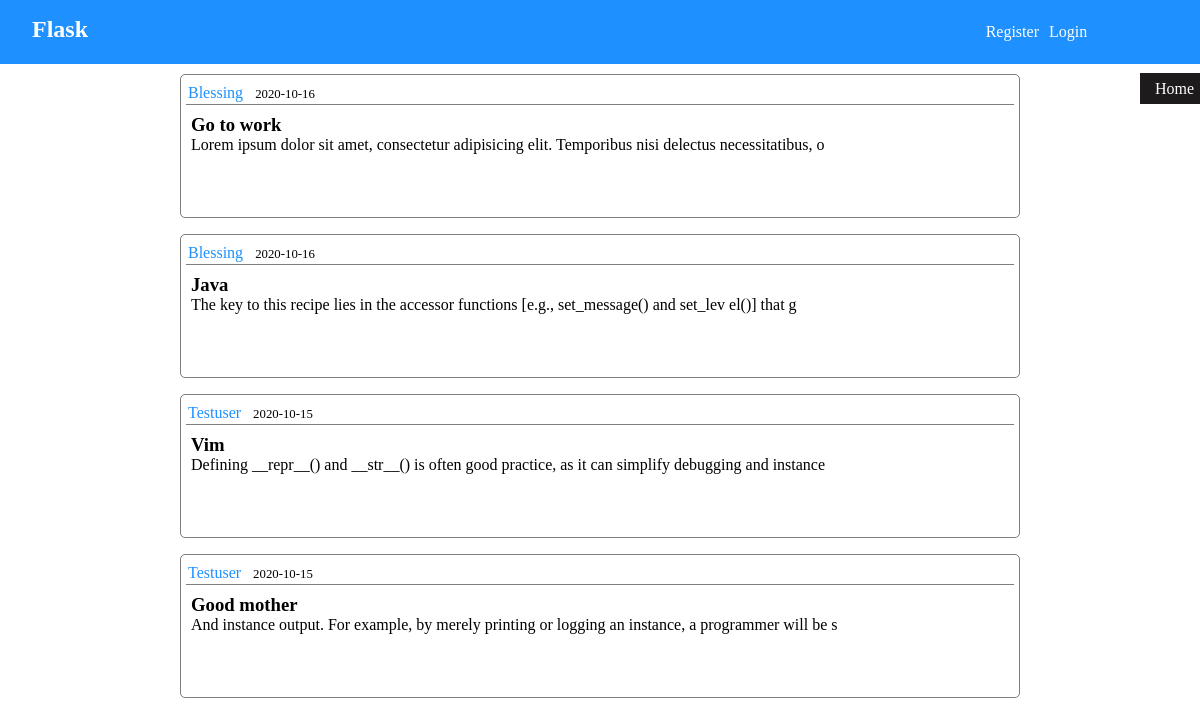
The page /home on the database its author committed.
### flask1/models.py (models this page shows, shortened)
class Post(db.Model):
    id = db.Column(db.Integer, primary_key = True)
    title = db.Column(db.String(40), nullable = False )
    content = db.Column(db.Text, nullable = False )
    date_posted = db.Column(db.DateTime, nullable = False, default = datetime.utcnow)
    user_id = db.Column(db.Integer, db.ForeignKey('user.id'), nullable = False )

class User(db.Model, UserMixin):
    id = db.Column(db.Integer, primary_key = True)
    username = db.Column(db.String(30), unique = True, nullable = False)
    email = db.Column(db.String(30), unique = True, nullable = False)
    password = db.Column(db.String(30), nullable = False )
    post = db.relationship('Post', backref = 'writer', lazy = True)
    def __str__(self):
        return f'{self.username}'

### flask1/blog.py (the view)
@blog.route('/home', methods = ['GET'])
def home_page():
    posts = Post.query.order_by(models.Post.date_posted.desc()).all()
    return render_template('post/article.html', posts = posts)

### flask1/auth.py (called while the page is built)
@current_app.before_request
def before_request():
    user_id = session.get('user_id')
    if not user_id:
        g.user = None
    else:
        g.user = User.query.get(user_id)

### flask1/Templates/post/article.html (shortened to what this page needs)
{% extends 'base.html'%}  {% block style %}
<link rel="stylesheet" href="{{url_for('static', filename = 'article.css')}}"> {% endblock %} {% block content%}
<div class="contain">
    <div class="wrapper">
        {% for post in posts %}
        <div class="post">
            <div class="top">
                <a href="{{url_for('blog.author_post', author = post.writer)}}">
                    {{post.writer}}
                </a>
                <span> {{post.date_posted.strftime('%Y-%m-%d')}}</span>
            </div>
            <a href="{{url_for('blog.detail_page',id =  post.id )}}">
                <div class="bottom">
                    <h3>{{post.title}}</h3>
                    <p>{{post.content[:100]}}</p>
                </div>
            </a>
        </div>
        {% endfor %}
    </div>
</div>
{% endblock %}

### flask1/Templates/base.html (shortened to what this page needs)
<!DOCTYPE html>
<html lang="en">
<head>
    <link rel="stylesheet" href="{{url_for('static', filename = 'style.css')}}"> {% block style %}{% endblock %}
</head>
<body>
    <div class="container">
        <header>
            <div class="head-wrapper">
                <h1>Flask</h1>
            </div>
            <nav class="nav-bar">
                <ul>
                    {% if g.user %}
                    <li style="color:aliceblue;">{{g.user['username']}}</li>
                    <li>
                        <a href="{{url_for('blog.create_page')}}">Create</a></li>
                    <li><a href="{{url_for('auth.logout')}}">LogOut</a></li>
                    {% else %}
                    <li><a href="{{url_for('auth.register')}}"> Register</a></li>
                    <li><a href="{{url_for('auth.login')}}">Login</a></li>
                </ul>
                {% endif %}
            </nav>
        </header>
        <div class="tag">
            <a href="{{url_for('blog.home_page')}}">
                    Home
                </a>
        </div>
         {% block content %} {% endblock %}
    </div>
</body>
</html>

### flask1/static/style.css (style rules this page uses)
* { margin: 0; padding: 0; box-sizing: border-box; }
.container { width: 100vw; height: auto; }
header { padding: 1rem; height: 8vh; width: 100%; background-color: #1e90ff; }
.head-wrapper { display: inline-block; width: 10%; margin-left: 1rem; }
.head-wrapper>h1 { font-size: 1.5rem; color: #fff; }
.nav-bar { display: inline-block; width: 80%; height: 100%; }
.nav-bar>ul { width: 100%; height: 100%; display: flex; justify-content: flex-end; }
.nav-bar ul li { list-style-type: none; margin-left: 10px; }
.nav-bar ul li a { color: #fff; text-decoration: none; font-weight: 300; }
.tag { display: inline-block; position: fixed; top: 10vh; left: 86.5vw; z-index: 10; }
.tag a { padding: 7px 15px; background-color: rgb(29, 27, 27); color: white; text-decoration: none; }
@media screen and (min-width: 900px) { .tag { left: 93vw; } }
@media screen and (min-width: 1200px) { .tag { left: 95vw; } }

### flask1/static/article.css (style rules this page uses)
.contain { width: 100%; display: flex; justify-content: center; }
.wrapper { width: 70%; }
.post { height: 9rem; border: 1px solid rgba(0, 0, 0, 0.5); border-radius: 5px; margin: 10px 0; margin-bottom: 1rem; padding: 5px; }
.top { border-bottom: 1px solid rgba(0, 0, 0, 0.5); margin: 4px 0; padding-bottom: 2px; }
.top a { text-transform: capitalize; text-decoration: none; color: #1e90ff; margin-left: 2px; }
.top span { font-size: 0.8rem; margin-left: 0.5rem; }
.post>a { color: black; text-decoration: none; }
.bottom { padding: 5px; }
.bottom h3::first-letter, .bottom p::first-letter { text-transform: capitalize; }

### rows shown on the page
Post: writer "Blessing", date_posted "2020-10-16", title "go to work", content "Lorem ipsum dolor sit amet, consectetur adipisicing elit. Temporibus nisi delectus necessitatibus, o"
Post: writer "Blessing", date_posted "2020-10-16", title "Java", content "The key to this recipe lies in the accessor functions [e.g., set_message() and set_lev el()] that g"
Post: writer "Testuser", date_posted "2020-10-15", title "vim", content "Defining __repr__() and __str__() is often good practice, as it can simplify debugging and instance"
Post: writer "Testuser", date_posted "2020-10-15", title "good mother", content "and instance output. For example, by merely printing or logging an instance, a programmer will be s"
